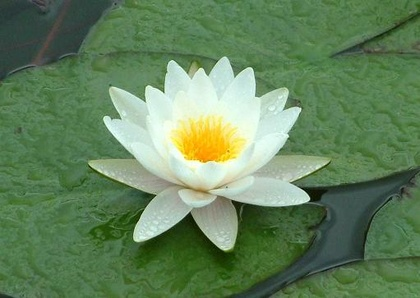
%> input picture 现代数字图像处理技术提高及应用案例详解(Matlab版)----源码/2.2 图像分割技术/hehua.JPG, 420 x 298 px, shrunk from 511 x 363 before the run
$ octave ex1.m   (GNU Octave 9; MATLAB toolbox functions it lacks are replaced by stand-ins)
%> lines starting %> are read from the running program, lines starting %| are printed output that depends on the picture; in (x1, y1, x2, y2) boxes, pixels count from 0 and x2, y2 are one past the last pixel; in counts of white or black regions, pixels touching at a corner belong together; the program's own positions count from 1
%读入图像
A=imread('hehua.jpg');
%> A is the input picture: size 298x420x3 uint8; mean R, G, B 100.1, 131.1, 92.1
B=rgb2gray(A);
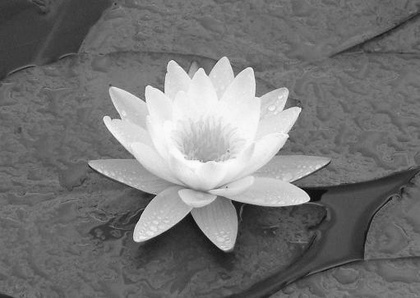
%> B: size 298x420 uint8; min 5, max 254, mean 117.4
B=double(B);
%> B: size 298x420 double

%求图像的灰度直方图
hist(B)
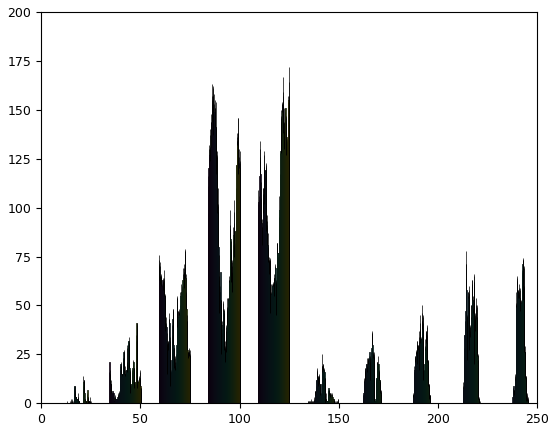
%> figure redrawn from the program's plot data; tallest bar 109 high, from x = 109.1 to 109.1; tallest bar 111 high, from x = 84.22 to 84.26; tallest bar 116 high, from x = 84.26 to 84.3; tallest bar 120 high, from x = 84.3 to 84.33
[m,n]=size(B);
%> m = 298; n = 420
%根据直方图进行阈值分割
for i=1:m
    for j=1:n
%阈值
if B(i,j)>70&B(i,j)<130
            B(i,j)=1;
        else
            B(i,j)=0;
        end
    end
end
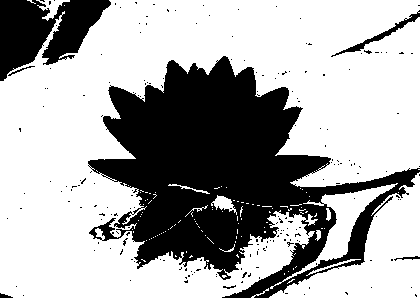
%> B: size 298x420 double; values 0 (black) and 1 (white), 66.5% white; 197 black regions (190 under 20 px), largest, box (x1, y1, x2, y2) and area: (88, 56, 420, 298) 35644, (0, 0, 111, 81) 5230, (331, 10, 420, 57) 437
%显示分割结果
subplot(121),imshow(A)
subplot(122),imshow(B)

$ run again, with 现代数字图像处理技术提高及应用案例详解(Matlab版)----源码/2.2 图像分割技术/baihe.jpg copied over 现代数字图像处理技术提高及应用案例详解(Matlab版)----源码/2.2 图像分割技术/hehua.JPG
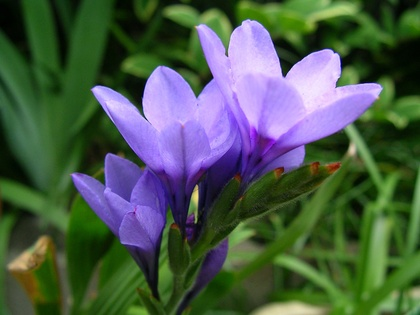
%> input picture 现代数字图像处理技术提高及应用案例详解(Matlab版)----源码/2.2 图像分割技术/baihe.jpg, 420 x 315 px, shrunk from 1024 x 768 before the run
%> A is the input picture: size 315x420x3 uint8; mean R, G, B 75.7, 91.3, 76.4
%> `hist(B)`:
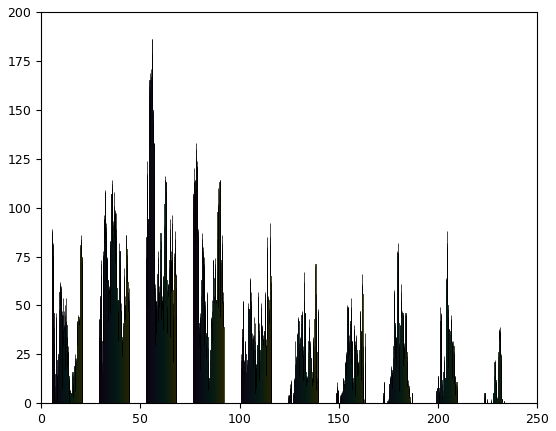
%> figure redrawn from the program's plot data; tallest bar 106 high, from x = 76.68 to 76.72; tallest bar 99 high, from x = 76.72 to 76.76; tallest bar 107 high, from x = 76.76 to 76.79; tallest bar 113 high, from x = 76.79 to 76.83
%> after the loop `for i=1:m`:
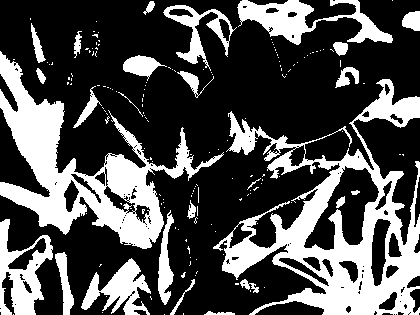
%> B: size 315x420 double; values 0 (black) and 1 (white), 31.1% white; 167 white regions (141 under 20 px), largest, box (x1, y1, x2, y2) and area: (213, 79, 420, 315) 16217, (0, 51, 224, 249) 12149, (237, 0, 393, 45) 2839

$ run again, with 现代数字图像处理技术提高及应用案例详解(Matlab版)----源码/2.2 图像分割技术/shuixian.jpg copied over 现代数字图像处理技术提高及应用案例详解(Matlab版)----源码/2.2 图像分割技术/hehua.JPG
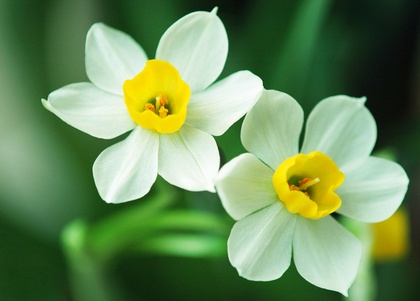
%> input picture 现代数字图像处理技术提高及应用案例详解(Matlab版)----源码/2.2 图像分割技术/shuixian.jpg, 420 x 301 px, shrunk from 1024 x 735 before the run
%> A is the input picture: size 301x420x3 uint8; mean R, G, B 107.7, 139.4, 90.3
%> `hist(B)`:
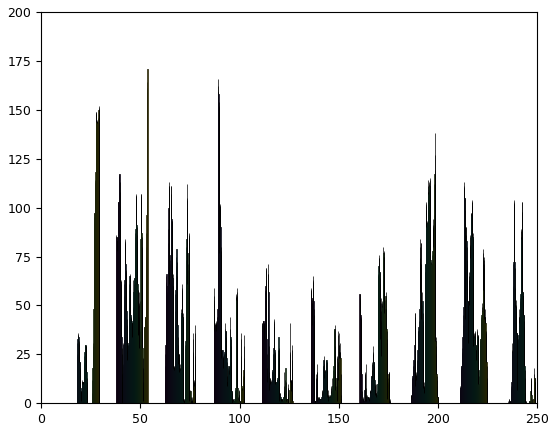
%> figure redrawn from the program's plot data; tallest bar 86 high, from x = 37.91 to 37.95; tallest bar 85 high, from x = 37.95 to 37.98; tallest bar 85 high, from x = 37.98 to 38.02; tallest bar 83 high, from x = 38.02 to 38.06
%> after the loop `for i=1:m`:
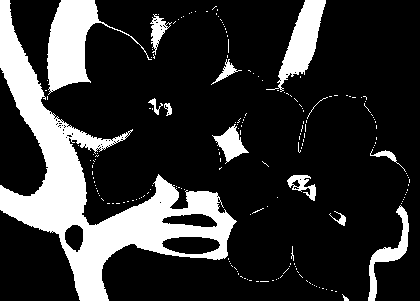
%> B: size 301x420 double; values 0 (black) and 1 (white), 20.1% white; 188 white regions (173 under 20 px), largest, box (x1, y1, x2, y2) and area: (0, 0, 237, 301) 16782, (47, 0, 152, 95) 3405, (266, 0, 326, 92) 1988
